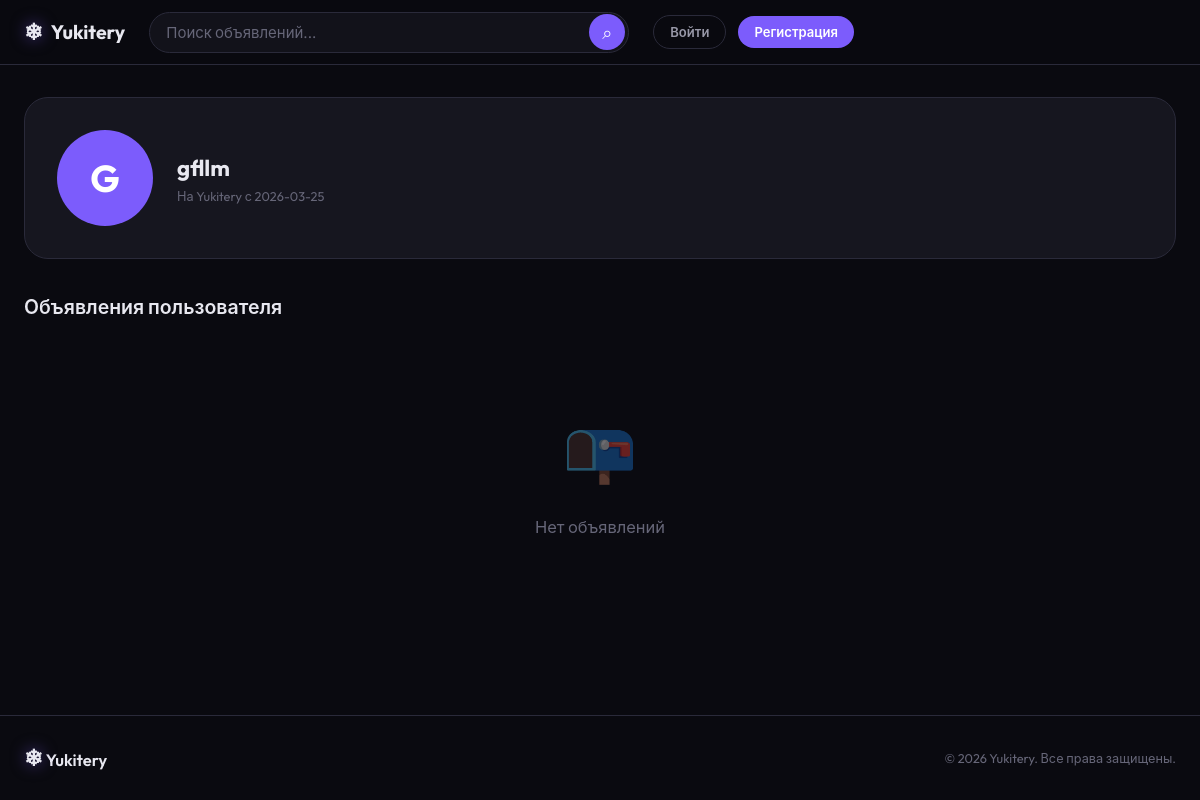
Page /user/1 on the committed database.
### tables this page shows
CREATE TABLE users (
            id INTEGER PRIMARY KEY AUTOINCREMENT,
            username TEXT UNIQUE NOT NULL,
            email TEXT UNIQUE NOT NULL,
            password_hash TEXT NOT NULL,
            avatar TEXT DEFAULT '',
            bio TEXT DEFAULT '',
            phone TEXT DEFAULT '',
            city TEXT DEFAULT '',
            verified INTEGER DEFAULT 0,
            created_at TIMESTAMP DEFAULT CURRENT_TIMESTAMP
        );

### app.py (the view)
@app.route('/user/<int:user_id>')
def public_profile(user_id):
    db = get_db()
    user = db.execute('SELECT * FROM users WHERE id=?', (user_id,)).fetchone()
    if not user:
        abort(404)
    listings = db.execute(
        'SELECT * FROM listings WHERE user_id=? AND status="active" ORDER BY created_at DESC',
        (user_id,)
    ).fetchall()
    db.close()
    return render_template('public_profile.html', user=user, listings=listings)

### app.py (called while the page is built)
def get_db():
    conn = sqlite3.connect(DB_PATH)
    conn.row_factory = sqlite3.Row
    conn.execute("PRAGMA journal_mode=WAL")
    conn.execute("PRAGMA foreign_keys=ON")
    return conn

def get_current_user():
    if 'user_id' in session:
        db = get_db()
        user = db.execute('SELECT * FROM users WHERE id=?', (session['user_id'],)).fetchone()
        db.close()
        return user
    return None

@app.context_processor
def inject_globals():
    user = get_current_user()
    unread = unread_count(user['id']) if user else 0
    return dict(current_user=user, unread_messages=unread)

### templates/public_profile.html (shortened to what this page needs)
{% extends "base.html" %}
{% block content %}
<div class="profile-header">
    <div class="profile-avatar">
        {% if user.avatar %}
            <img src="{{ url_for('uploaded_file', filename=user.avatar) }}" alt="">
        {% else %}
            {{ user.username[0]|upper }}
        {% endif %}
    </div>
    <div class="profile-info">
        <h1>{{ user.username }}</h1>
        <p style="color:var(--text-muted);font-size:0.85rem;">На Yukitery с {{ user.created_at[:10] }}</p>
    </div>
</div>
<h2 style="font-size:1.3rem;font-weight:600;margin-bottom:20px;">Объявления пользователя</h2>
{% if listings %}
<div class="listings-grid">
    {% for l in listings %}
    <a href="{{ url_for('listing_detail', listing_id=l.id) }}" class="listing-card">
        <div class="listing-card-img">
            {% set imgs = l.images.split(',') if l.images else [] %}
            {% if imgs and imgs[0] %}
                <img src="{{ url_for('uploaded_file', filename=imgs[0]) }}" alt="" loading="lazy">
            {% else %}
                <div class="listing-no-img">📷</div>
            {% endif %}
        </div>
        <div class="listing-card-body">
            <div class="listing-card-title">{{ l.title }}</div>
            <div class="listing-card-price">{% if l.price > 0 %}{{ "{:,.0f}".format(l.price).replace(",", " ") }} ₽{% else %}Бесплатно{% endif %}</div>
        </div>
    </a>
    {% endfor %}
</div>
{% else %}
<div class="empty-state">
    <div class="empty-state-icon">📭</div>
    <div class="empty-state-text">Нет объявлений</div>
</div>
{% endif %}
{% endblock %}

### static/css/style.css (style rules this page uses)
*, *::before, *::after { box-sizing: border-box; margin: 0; padding: 0; }
:root { --bg-primary: #0a0a10; --bg-secondary: #111118; --bg-card: #16161f; --bg-elevated: #1c1c28; --bg-input: #12121a; --border: #2a2a3a; --border-focus: #7c5cfc; --text-primary: #e8e8f0; --text-secondary: #9898a8; --text-muted: #666678; --accent: #7c5cfc; --accent-hover: #6a48e8; --accent-glow: rgba(124, 92, 252, 0.15); --success: #34d399; --error: #f87171; --warning: #fbbf24; --info: #60a5fa; --radius-sm: 6px; --radius: 10px; --radius-lg: 16px; --radius-xl: 24px; --shadow: 0 4px 24px rgba(0,0,0,0.3); --shadow-lg: 0 8px 40px rgba(0,0,0,0.4); --transition: 0.2s cubic-bezier(0.4, 0, 0.2, 1); --font: 'Outfit', -apple-system, BlinkMacSystemFont, sans-serif; --font-mono: 'JetBrains Mono', monospace; }
html { font-size: 15px; scroll-behavior: smooth; }
body { font-family: var(--font); background: var(--bg-primary); color: var(--text-primary); line-height: 1.6; min-height: 100vh; display: flex; flex-direction: column; -webkit-font-smoothing: antialiased; }
.profile-header { display: flex; align-items: center; gap: 24px; padding: 32px; background: var(--bg-card); border: 1px solid var(--border); border-radius: var(--radius-xl); margin-bottom: 32px; }
.profile-avatar { width: 96px; height: 96px; border-radius: 50%; overflow: hidden; background: var(--accent); display: flex; align-items: center; justify-content: center; color: #fff; font-weight: 700; font-size: 2.5rem; flex-shrink: 0; }
.profile-info h1 { font-size: 1.5rem; font-weight: 700; }
.profile-info p { color: var(--text-secondary); }
.empty-state { text-align: center; padding: 60px 24px; color: var(--text-muted); }
.empty-state-icon { font-size: 4rem; margin-bottom: 16px; opacity: 0.4; }
.empty-state-text { font-size: 1.1rem; margin-bottom: 20px; }

### rows in the picture
users: username "G", username "gfllm", created_at "2026-03-25"
